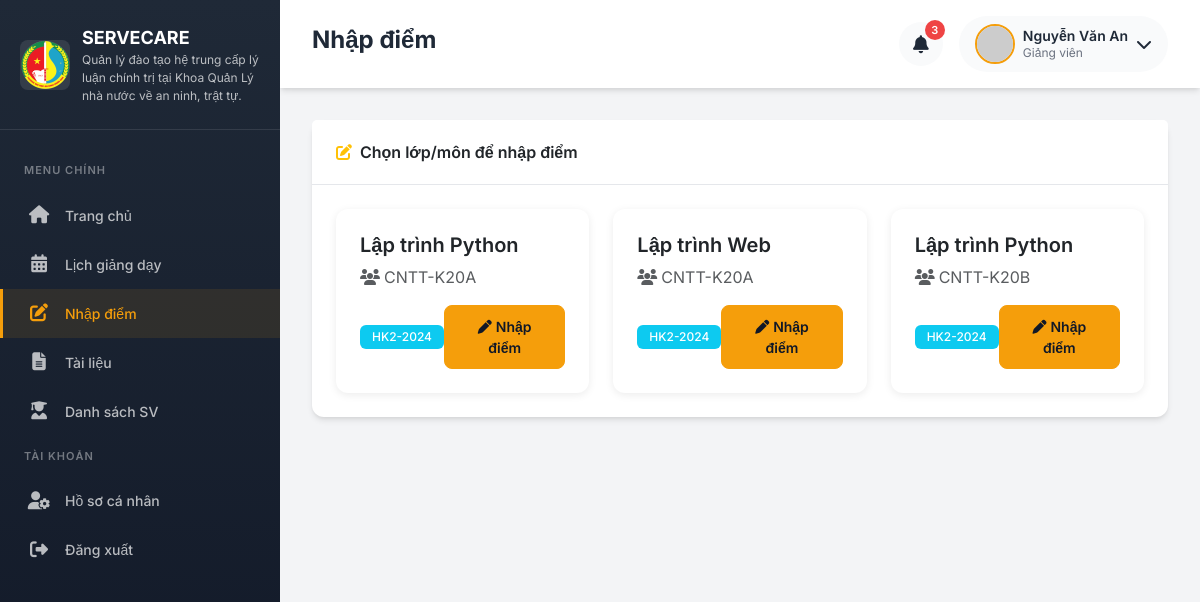
The app's page /lecturer/grades (signed in) with its own data.
### app/models.py (models this page shows, shortened)
class User(UserMixin, db.Model):
    __tablename__ = 'users'
    id = db.Column(db.Integer, primary_key=True)
    username = db.Column(db.String(64), unique=True, nullable=False, index=True)
    email = db.Column(db.String(120), unique=True, nullable=False, index=True)
    password_hash = db.Column(db.String(256), nullable=False)
    role = db.Column(db.String(20), nullable=False, default='student')  # admin, lecturer, student
    avatar = db.Column(db.String(200), default='default_avatar.png')
    is_active = db.Column(db.Boolean, default=True)
    created_at = db.Column(db.DateTime, default=datetime.utcnow)
    updated_at = db.Column(db.DateTime, default=datetime.utcnow, onupdate=datetime.utcnow)
    student = db.relationship('Student', backref='user', uselist=False, lazy=True)
    lecturer = db.relationship('Lecturer', backref='user', uselist=False, lazy=True)
    def is_admin(self):
        return self.role == 'admin'
    def is_lecturer(self):
        return self.role == 'lecturer'
    def get_display_name(self):
        if self.role == 'student' and self.student:
            return self.student.full_name
        elif self.role == 'lecturer' and self.lecturer:
            return self.lecturer.full_name
        return self.username

class Lecturer(db.Model):
    __tablename__ = 'lecturers'
    id = db.Column(db.Integer, primary_key=True)
    user_id = db.Column(db.Integer, db.ForeignKey('users.id'), nullable=False)
    lecturer_code = db.Column(db.String(20), unique=True, nullable=False)
    full_name = db.Column(db.String(100), nullable=False)
    department = db.Column(db.String(100))  # Khoa/Bộ môn
    expertise = db.Column(db.String(200))   # Chuyên môn
    phone = db.Column(db.String(15))
    degree = db.Column(db.String(50))  # Học vị: ThS, TS, PGS, GS
    created_at = db.Column(db.DateTime, default=datetime.utcnow)
    advised_classes = db.relationship('Classroom', backref='advisor', lazy='dynamic',
                                       foreign_keys='Classroom.advisor_id')
    schedules = db.relationship('Schedule', backref='lecturer', lazy='dynamic')
    materials = db.relationship('Material', backref='uploader', lazy='dynamic')
    evaluations = db.relationship('Evaluation', backref='lecturer', lazy='dynamic')

class Schedule(db.Model):
    __tablename__ = 'schedules'
    id = db.Column(db.Integer, primary_key=True)
    subject_id = db.Column(db.Integer, db.ForeignKey('subjects.id'), nullable=False)
    lecturer_id = db.Column(db.Integer, db.ForeignKey('lecturers.id'), nullable=False)
    class_id = db.Column(db.Integer, db.ForeignKey('classrooms.id'), nullable=False)
    room_name = db.Column(db.String(50))  # Phòng học VD: A101, B202
    day_of_week = db.Column(db.Integer)   # 0=Thứ 2, 1=Thứ 3, ..., 6=Chủ nhật
    start_time = db.Column(db.Time)       # Giờ bắt đầu
    end_time = db.Column(db.Time)         # Giờ kết thúc
    semester = db.Column(db.String(20))   # VD: HK1-2024, HK2-2024
    start_date = db.Column(db.Date)       # Ngày bắt đầu học kỳ
    end_date = db.Column(db.Date)         # Ngày kết thúc học kỳ
    created_at = db.Column(db.DateTime, default=datetime.utcnow)
    DAY_NAMES = ['Thứ 2', 'Thứ 3', 'Thứ 4', 'Thứ 5', 'Thứ 6', 'Thứ 7', 'Chủ nhật']

class Subject(db.Model):
    __tablename__ = 'subjects'
    id = db.Column(db.Integer, primary_key=True)
    code = db.Column(db.String(20), unique=True, nullable=False)
    name = db.Column(db.String(100), nullable=False)
    credits = db.Column(db.Integer, nullable=False, default=3)
    description = db.Column(db.Text)
    theory_hours = db.Column(db.Integer, default=30)  # Số giờ lý thuyết
    practice_hours = db.Column(db.Integer, default=15)  # Số giờ thực hành
    created_at = db.Column(db.DateTime, default=datetime.utcnow)
    schedules = db.relationship('Schedule', backref='subject', lazy='dynamic')
    grades = db.relationship('Grade', backref='subject', lazy='dynamic')
    materials = db.relationship('Material', backref='subject', lazy='dynamic')

class Classroom(db.Model):
    __tablename__ = 'classrooms'
    id = db.Column(db.Integer, primary_key=True)
    name = db.Column(db.String(50), unique=True, nullable=False)
    major_id = db.Column(db.Integer, db.ForeignKey('majors.id'))
    advisor_id = db.Column(db.Integer, db.ForeignKey('lecturers.id'))  # Cố vấn học tập
    academic_year = db.Column(db.String(20))  # Niên khóa VD: 2020-2024
    created_at = db.Column(db.DateTime, default=datetime.utcnow)
    students = db.relationship('Student', backref='classroom', lazy='dynamic')
    schedules = db.relationship('Schedule', backref='classroom', lazy='dynamic')

### app/routes/lecturer.py (the view)
@lecturer_bp.route('/grades')
@login_required
@lecturer_required
def grades():
    lecturer = current_user.lecturer
    schedules = Schedule.query.filter_by(lecturer_id=lecturer.id).all() if lecturer else []
    class_subjects = []
    seen = set()
    for s in schedules:
        key = (s.class_id, s.subject_id)
        if key not in seen:
            seen.add(key)
            class_subjects.append({
                'classroom': s.classroom,
                'subject': s.subject,
                'semester': s.semester
            })
    return render_template('lecturer/grades/list.html', class_subjects=class_subjects)

### app/templates/lecturer/grades/list.html (shortened to what this page needs)
{% extends "base.html" %}
{% block page_title %}Nhập điểm{% endblock %}
{% block content %}
<div class="card fade-in">
    <div class="card-header">
        <i class="fas fa-edit me-2 text-warning"></i>Chọn lớp/môn để nhập điểm
    </div>
    <div class="card-body">
        {% if class_subjects %}
        <div class="row g-4">
            {% for item in class_subjects %}
            <div class="col-md-6 col-lg-4">
                <div class="grade-card">
                    <div class="grade-card-body">
                        <h5>{{ item.subject.name if item.subject else '-' }}</h5>
                        <p class="text-muted mb-3">
                            <i class="fas fa-users me-1"></i>{{ item.classroom.name if item.classroom else '-' }}
                        </p>
                        <div class="d-flex justify-content-between align-items-center">
                            <span class="badge bg-info">{{ item.semester or 'HK2-2024' }}</span>
                            <a href="{{ url_for('lecturer.grade_class', class_id=item.classroom.id, subject_id=item.subject.id) }}"
                               class="btn btn-sm btn-primary">
                                <i class="fas fa-pen me-1"></i>Nhập điểm
                            </a>
                        </div>
                    </div>
                </div>
            </div>
            {% endfor %}
        </div>
        {% else %}
        <div class="text-center py-5 text-muted">
            <i class="fas fa-clipboard-list fa-3x mb-3 opacity-50"></i>
            <p>Bạn chưa được phân công lớp nào</p>
        </div>
        {% endif %}
    </div>
</div>
{% endblock %}

### app/templates/base.html (shortened to what this page needs)
<!DOCTYPE html>
<html lang="vi">
<head>
    <link href="https://cdn.jsdelivr.net/npm/bootstrap@5.3.2/dist/css/bootstrap.min.css" rel="stylesheet">
    <link href="https://cdnjs.cloudflare.com/ajax/libs/font-awesome/6.5.1/css/all.min.css" rel="stylesheet">
</head>
<body>
    {% if current_user.is_authenticated %}
    <aside class="sidebar">
        <div class="sidebar-header">
            <a href="{{ url_for('main.index') }}" class="sidebar-brand">
                <img src="{{ url_for('static', filename='images/logo.png') }}" alt="Logo" class="sidebar-logo">
                <div class="sidebar-brand-text">
                    {{ app_short_name }}
                    <small>Quản lý đào tạo hệ trung cấp lý luận chính trị tại Khoa Quản Lý nhà nước về an ninh, trật tự.
</small>
                </div>
            </a>
        </div>
        <nav class="sidebar-menu">
            <div class="menu-label">Menu chính</div>
            {% if current_user.is_admin() %}
            <a href="{{ url_for('admin.dashboard') }}" class="menu-item {% if request.endpoint == 'admin.dashboard' %}active{% endif %}">
                <i class="fas fa-chart-pie"></i>
                <span>Dashboard</span>
            </a>
            <a href="{{ url_for('admin.students') }}" class="menu-item {% if 'student' in request.endpoint %}active{% endif %}">
                <i class="fas fa-user-graduate"></i>
                <span>Quản lý Sinh viên</span>
            </a>
            <a href="{{ url_for('admin.lecturers') }}" class="menu-item {% if 'lecturer' in request.endpoint %}active{% endif %}">
                <i class="fas fa-chalkboard-teacher"></i>
                <span>Quản lý Giảng viên</span>
            </a>
            <a href="{{ url_for('admin.majors') }}" class="menu-item {% if 'major' in request.endpoint %}active{% endif %}">
                <i class="fas fa-book-open"></i>
                <span>Quản lý Ngành học</span>
            </a>
            <a href="{{ url_for('admin.classrooms') }}" class="menu-item {% if 'classroom' in request.endpoint %}active{% endif %}">
                <i class="fas fa-users"></i>
                <span>Quản lý Lớp học</span>
            </a>
            <a href="{{ url_for('admin.subjects') }}" class="menu-item {% if 'subject' in request.endpoint %}active{% endif %}">
                <i class="fas fa-book"></i>
                <span>Quản lý Môn học</span>
            </a>
            <a href="{{ url_for('admin.schedules') }}" class="menu-item {% if 'schedule' in request.endpoint %}active{% endif %}">
                <i class="fas fa-calendar-alt"></i>
                <span>Quản lý Lịch học</span>
            </a>
            {% elif current_user.is_lecturer() %}
            <a href="{{ url_for('lecturer.dashboard') }}" class="menu-item {% if request.endpoint == 'lecturer.dashboard' %}active{% endif %}">
                <i class="fas fa-home"></i>
                <span>Trang chủ</span>
            </a>
            <a href="{{ url_for('lecturer.schedule') }}" class="menu-item {% if 'schedule' in request.endpoint %}active{% endif %}">
                <i class="fas fa-calendar-alt"></i>
                <span>Lịch giảng dạy</span>
            </a>
            <a href="{{ url_for('lecturer.grades') }}" class="menu-item {% if 'grade' in request.endpoint %}active{% endif %}">
                <i class="fas fa-edit"></i>
                <span>Nhập điểm</span>
            </a>
            <a href="{{ url_for('lecturer.materials') }}" class="menu-item {% if 'material' in request.endpoint %}active{% endif %}">
                <i class="fas fa-file-alt"></i>
                <span>Tài liệu</span>
            </a>
            <a href="{{ url_for('lecturer.students') }}" class="menu-item {% if 'student' in request.endpoint %}active{% endif %}">
                <i class="fas fa-user-graduate"></i>
                <span>Danh sách SV</span>
            </a>
            {% endif %}
            <div class="menu-label">Tài khoản</div>
            <a href="{{ url_for('auth.profile') }}" class="menu-item">
                <i class="fas fa-user-cog"></i>
                <span>Hồ sơ cá nhân</span>
            </a>
            <a href="{{ url_for('auth.logout') }}" class="menu-item">
                <i class="fas fa-sign-out-alt"></i>
                <span>Đăng xuất</span>
            </a>
        </nav>
    </aside>
    <main class="main-content">
        <header class="top-navbar">
            <h1 class="page-title">{% block page_title %}Dashboard{% endblock %}</h1>
            <div class="navbar-actions">
                <button class="notification-btn">
                    <i class="fas fa-bell"></i>
                    <span class="notification-badge">3</span>
                </button>
                <div class="user-dropdown dropdown">
                    <div class="d-flex align-items-center" data-bs-toggle="dropdown">
                        <img src="{{ url_for('static', filename='uploads/avatars/' ~ (current_user.avatar or 'default_avatar.png')) }}"
                             alt="Avatar" class="user-avatar"
                             onerror="this.src='https://ui-avatars.com/api/?name={{ current_user.get_display_name() }}&background=F59E0B&color=1F2937'">
                        <div class="user-info ms-2">
                            <div class="user-name">{{ current_user.get_display_name() }}</div>
                            <div class="user-role">
                                {% if current_user.is_admin() %}Quản trị viên
                                {% elif current_user.is_lecturer() %}Giảng viên
                                {% else %}Sinh viên{% endif %}
                            </div>
                        </div>
                        <i class="fas fa-chevron-down ms-2"></i>
                    </div>
                </div>
            </div>
        </header>
        <div class="page-content">
            {% block content %}{% endblock %}
        </div>
    </main>
    {% else %}
    {% block auth_content %}{% endblock %}
    {% endif %}
</body>
</html>

### records on screen
User: get_display_name "Nguyễn Văn An"
Schedule: subject "Lập trình Python", classroom "CNTT-K20A", semester "HK2-2024"
Schedule: subject "Lập trình Web", classroom "CNTT-K20A", semester "HK2-2024"
Schedule: subject "Lập trình Python", classroom "CNTT-K20B", semester "HK2-2024"

### other values on screen
{{ app_short_name }} "SERVECARE"
